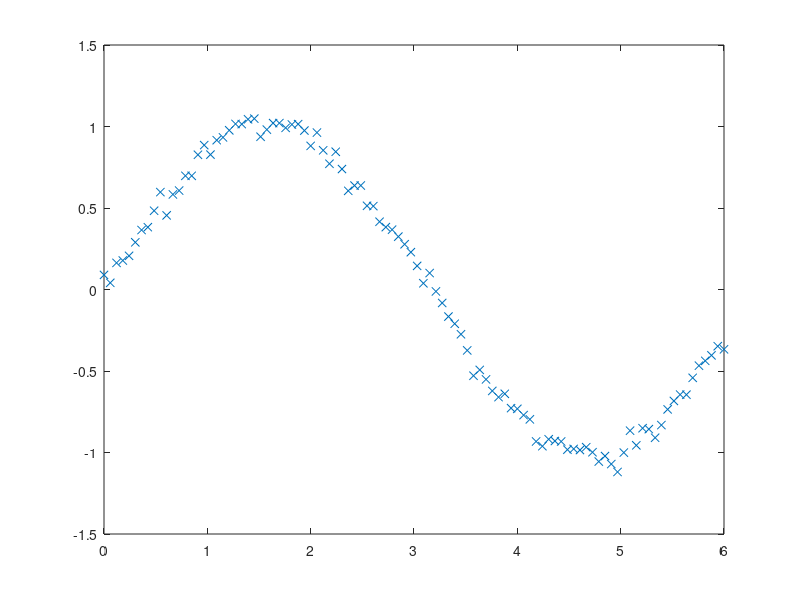

This chart was generated by the following MATLAB code: (Note: this script raises an error after producing the figure.)
function [network, y] = mlp_network()
clear 
clc

n_samples = 100;

%% generate random data
sigma_r = [0.05];
w_r = [1]; % has to sum to one

train.x = linspace(0, 6, n_samples)';
train.y = zeros(n_samples, 1);

for i=1:n_samples
    train.y(i)= normrnd( sin(train.x(i)), sigma_r);

end
plot(train.x,train.y,'x')

%% define model
% parameters
n_inputs = 1;
n_outputs = 1;

n_hidden = [5];

% create model
network= NetworkModel( );

[x]   = network.add_node(ConstantNode());
[z1]  = network.add_node(AffineLayer(n_inputs, n_hidden(1), x));
[h1]  = network.add_node(ReluLayer(z1));
[z2]  = network.add_node(AffineLayer(n_hidden(1), 1, h1));
[loss]= network.add_node(L2Loss(z2));

% feed inputs
x.node.const.x = (train.x - mean(train.x))/std(train.x);
loss.node.const.y = train.y;

w = network.params2vect();


%% compute forward pass
y = network.forward();

%% compute backward pass
dy_dw = network.backward(loss.node);


%% gradient check
grad_check(@loss_dloss, network.n_params, 200, network);

%% run training

w0 = rand(network.n_params, 1);
f = @(x)loss_dloss(x, network);

options = optimset('Display','iter', 'MaxIter', 100, 'GradObj','on');

[w_p, fval] = fminunc(f, w0, options);

y = loss_eval(w_p, network);


%% graph
if n_inputs == 1
    figure(2)
    x_feed= (train.x - mean(train.x))/std(train.x);
    y_plot= prob_eval(x_feed, network);
    
    plot(train.x,train.y,'x')
    hold on
    plot(train.x, y_plot,'g-');
    hold off
        
    figure(1)
end


end



function y = loss_eval(w, model)
    model.vect2params(w);
    y = model.forward();
    
    y = y{1};
end

function y = prob_eval(x, network)
    network.nodes{1}.const.x = x;
    y = network.forward(network.nodes{4});
    
    y = y{1};
end

function dy = dloss_eval(w, model)
    model.vect2params(w);
    model.forward();
    dy = backward(model); 
end

function [loss, dloss] = loss_dloss(w, model)
    % forward pass
    model.vect2params(w);
    out = model.forward();
    loss= out{1};    
    % backward pass
    %if nargout == 2
    dloss = model.backward(); 
    %end
end